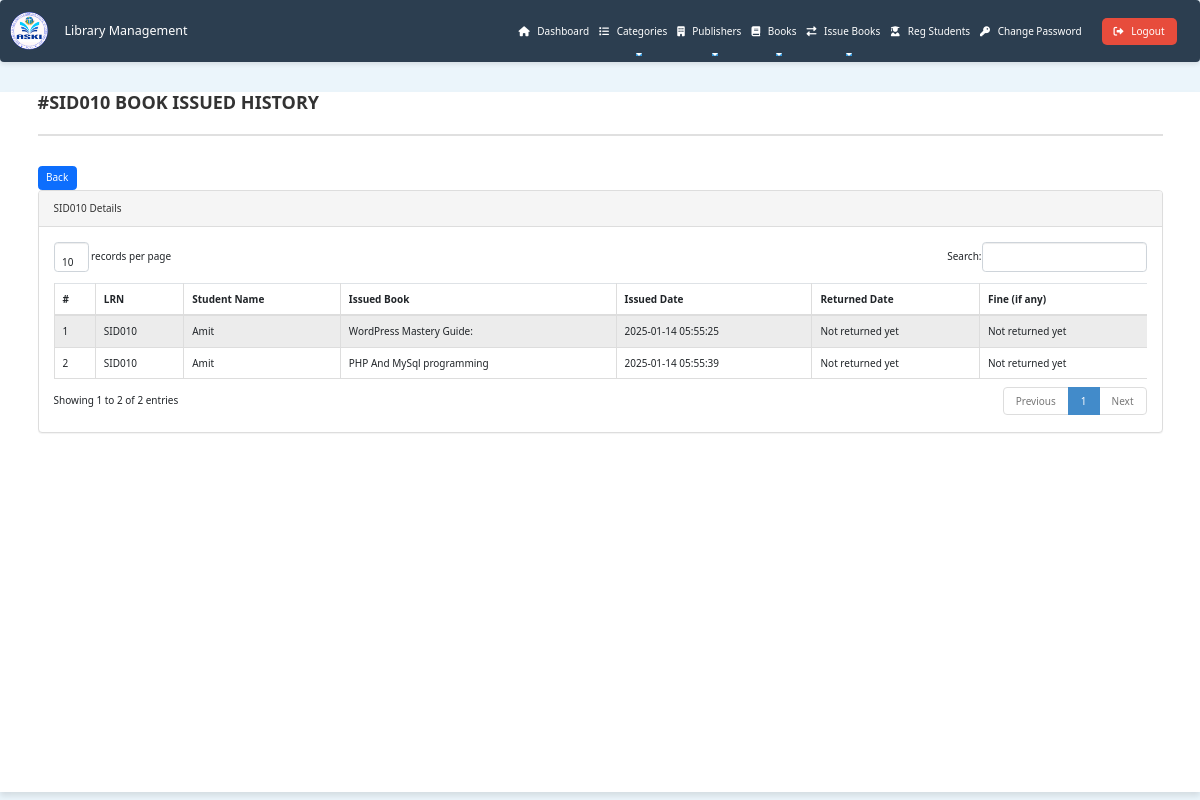
The page /admin/student-history.php?stdid=SID010 (signed in) on the database its author committed.
### tables this page shows
CREATE TABLE `tblissuedbookdetails` (
  `id` int(11) NOT NULL,
  `BookId` int(11) DEFAULT NULL,
  `LRN` varchar(12) DEFAULT NULL,
  `IssuesDate` timestamp NULL DEFAULT current_timestamp(),
  `ReturnDate` timestamp NULL DEFAULT NULL ON UPDATE current_timestamp(),
  `ReturnStatus` tinyint(1) DEFAULT NULL,
  `fine` int(11) DEFAULT NULL,
  `remark` mediumtext NOT NULL
);

CREATE TABLE `tblstudents` (
  `id` int(11) NOT NULL,
  `LRN` varchar(100) NOT NULL,
  `Name` varchar(120) NOT NULL,
  `Address` varchar(255) DEFAULT NULL,
  `Department` varchar(100) DEFAULT NULL,
  `Grade_Level` varchar(50) DEFAULT NULL,
  `Section` varchar(50) DEFAULT NULL,
  `Strand` varchar(100) DEFAULT NULL,
  `Password` varchar(120) DEFAULT NULL,
  `Status` int(1) DEFAULT NULL,
  `RegDate` datetime DEFAULT current_timestamp(),
  `UpdationDate` datetime DEFAULT NULL ON UPDATE current_timestamp()
);

CREATE TABLE `tblbooks` (
  `id` int(11) NOT NULL,
  `BookName` varchar(255) DEFAULT NULL,
  `CatId` int(11) DEFAULT NULL,
  `PublisherID` int(11) DEFAULT NULL,
  `ISBNNumber` varchar(25) DEFAULT NULL,
  `bookImage` varchar(250) NOT NULL,
  `isIssued` int(1) DEFAULT NULL,
  `RegDate` timestamp NULL DEFAULT current_timestamp(),
  `UpdationDate` timestamp NULL DEFAULT NULL ON UPDATE current_timestamp(),
  `bookQty` int(11) DEFAULT NULL,
  `publisher` varchar(255) DEFAULT NULL,
  `copyrightDate` year(4) DEFAULT NULL,
  `edition` varchar(50) DEFAULT NULL,
  `coverType` varchar(50) DEFAULT NULL,
  `pages` int(11) DEFAULT NULL,
  `height` decimal(5,2) DEFAULT NULL COMMENT 'Height in cm',
  `shelfLocation` varchar(100) DEFAULT NULL,
  `notes` text DEFAULT NULL,
  `callNumber` varchar(100) DEFAULT NULL,
  `LRN` varchar(255) DEFAULT NULL
);

### admin/student-history.php (the view, shortened to what this page needs)
<?php
include('includes/config.php');
if (strlen($_SESSION['alogin']) == 0) {
    header('location:index.php');
    exit;
} else {
    $sid = $_GET['stdid'];
?>
<!DOCTYPE html>
<html xmlns="http://www.w3.org/1999/xhtml">
<head>
    <link href="assets/css/bootstrap.css" rel="stylesheet" />
    <link href="assets/css/font-awesome.css" rel="stylesheet" />
    <link href="assets/js/dataTables/dataTables.bootstrap.css" rel="stylesheet" />
    <link href="assets/css/style.css" rel="stylesheet" />
</head>
<body>
    <?php include('includes/header.php');?>
    <div class="content-wrapper">
        <div class="container">
            <div class="row pad-botm">
                <div class="col-md-12">
                    <h4 class="header-line">#<?php echo htmlentities($sid); ?> Book Issued History</h4>
                    <a href="javascript:history.back()" class="btn btn-primary">Back</a>
                </div>
            </div>
            <div class="row">
                <div class="col-md-12">
                    <div class="panel panel-default">
                        <div class="panel-heading">
                            <?php echo htmlentities($sid); ?> Details
                        </div>
                        <div class="panel-body">
                            <div class="table-responsive">
                                <table class="table table-striped table-bordered table-hover" id="issueHistory">
                                    <thead>
                                        <tr>
                                            <th>#</th>
                                            <th>LRN</th>
                                            <th>Student Name</th>
                                            <th>Issued Book</th>
                                            <th>Issued Date</th>
                                            <th>Returned Date</th>
                                            <th>Fine (if any)</th>
                                        </tr>
                                    </thead>
                                    <tbody>
<?php
$sql = "SELECT tblstudents.LRN, tblstudents.Name, tblbooks.BookName, tblissuedbookdetails.IssuesDate, tblissuedbookdetails.ReturnDate, tblissuedbookdetails.fine
        FROM tblissuedbookdetails
        JOIN tblstudents ON tblstudents.LRN = tblissuedbookdetails.LRN
        JOIN tblbooks ON tblbooks.id = tblissuedbookdetails.BookId
        WHERE tblstudents.LRN = :sid";
$query = $dbh->prepare($sql);
$query->bindParam(':sid', $sid, PDO::PARAM_STR);
$query->execute();
$results = $query->fetchAll(PDO::FETCH_OBJ);
$cnt = 1;
if ($query->rowCount() > 0) {
    foreach ($results as $result) {
?>
                                        <tr class="odd gradeX">
                                            <td class="center"><?php echo htmlentities($cnt); ?></td>
                                            <td class="center"><?php echo htmlentities($result->LRN); ?></td>
                                            <td class="center"><?php echo htmlentities($result->Name); ?></td>
                                            <td class="center"><?php echo htmlentities($result->BookName); ?></td>
                                            <td class="center"><?php echo htmlentities($result->IssuesDate); ?></td>
                                            <td class="center"><?php echo ($result->ReturnDate == '') ? "Not returned yet" : htmlentities($result->ReturnDate); ?></td>
                                            <td class="center"><?php echo ($result->ReturnDate == '') ? "Not returned yet" : htmlentities($result->fine); ?></td>
                                        </tr>
<?php
        $cnt++;
    }
} else {
    echo "<tr><td colspan='7' class='center'>No records found for Student ID: " . htmlentities($sid) . "</td></tr>";
}
?>
                                    </tbody>
                                </table>
                            </div>
                        </div>
                    </div>
                </div>
            </div>
        </div>
    </div>
</body>
</html>
<?php } ?>

### admin/assets/css/style.css (style rules this page uses)
.container { max-width: 1200px; width: 90%; margin: 0 auto; padding: 0 15px; }
.content-wrapper { margin-top: 30px; min-height: 700px; padding-bottom: 60px; background-color: #ffffff; box-shadow: 0 4px 6px rgba(0,0,0,0.1); }
.header-line { font-weight: 700; padding-bottom: 20px; border-bottom: 2px solid #e0e0e0; text-transform: uppercase; color: #333; margin-bottom: 30px; font-size: 1.8em; }

### admin/includes/header.php (style rules this page uses)
:root { --primary-blue: #2c3e50; --secondary-blue: #3498db; --light-blue: #ebf5fb; --hover-blue: #34495e; }
body { background-color: var(--light-blue); }

### rows shown on the page
tblissuedbookdetails: tblstudents.LRN "SID010", tblstudents.Name "Amit", BookId.BookName "WordPress Mastery Guide:", IssuesDate "2025-01-14 05:55:25", shows "Not returned yet"
tblissuedbookdetails: tblstudents.LRN "SID010", tblstudents.Name "Amit", BookId.BookName "PHP And MySql programming", IssuesDate "2025-01-14 05:55:39", shows "Not returned yet"

### other values the page prints
$sid "SID010"
